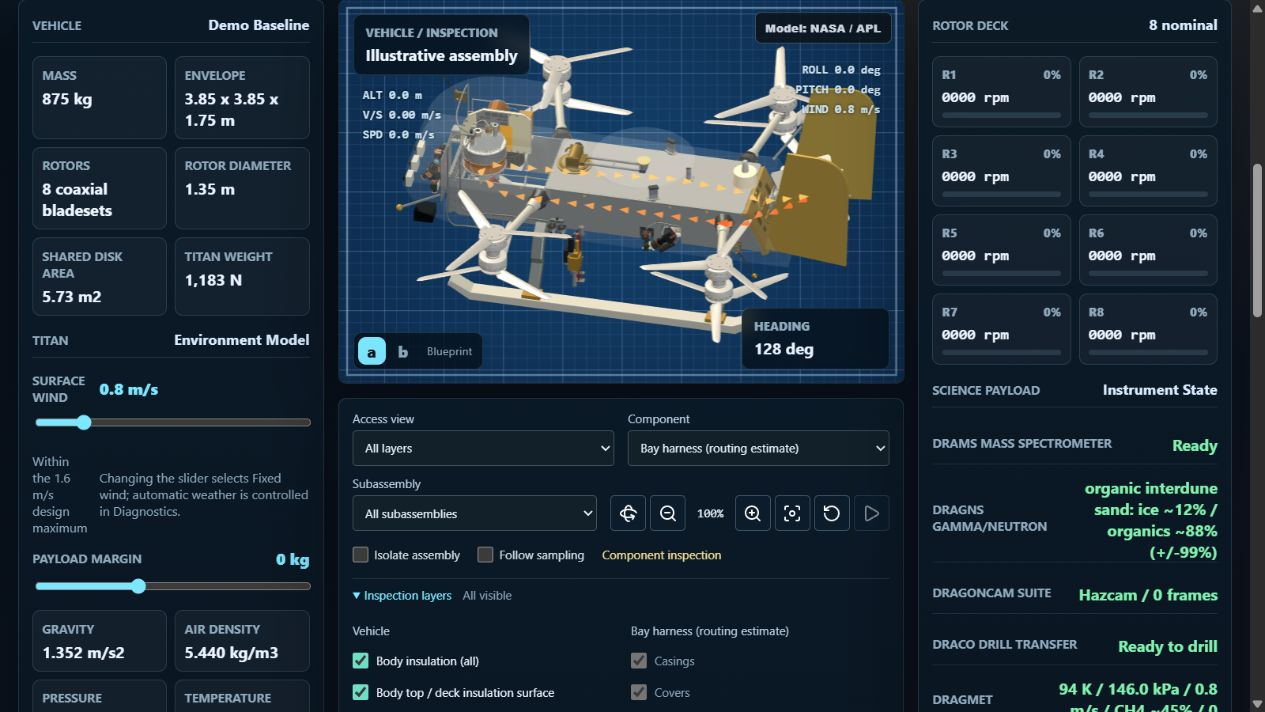
#> input picture research/harness-endpoints-2026-10-23/app-harness-context.png, 1265 x 712 px, given in place of photo-crop-bay-harness.jpg, which was not available
$ python make-comparison.py
#> lines starting #> are read from the running program, lines starting #| are printed output that depends on the picture; pictures that were not available may be replaced by others from this repository, and a replacement may not be noted
from pathlib import Path
from PIL import Image, ImageDraw, ImageFont, ImageOps

root = Path(__file__).resolve().parents[2]
here = Path(__file__).resolve().parent
canvas = Image.new('RGB', (1600, 1330), '#e5ecef')
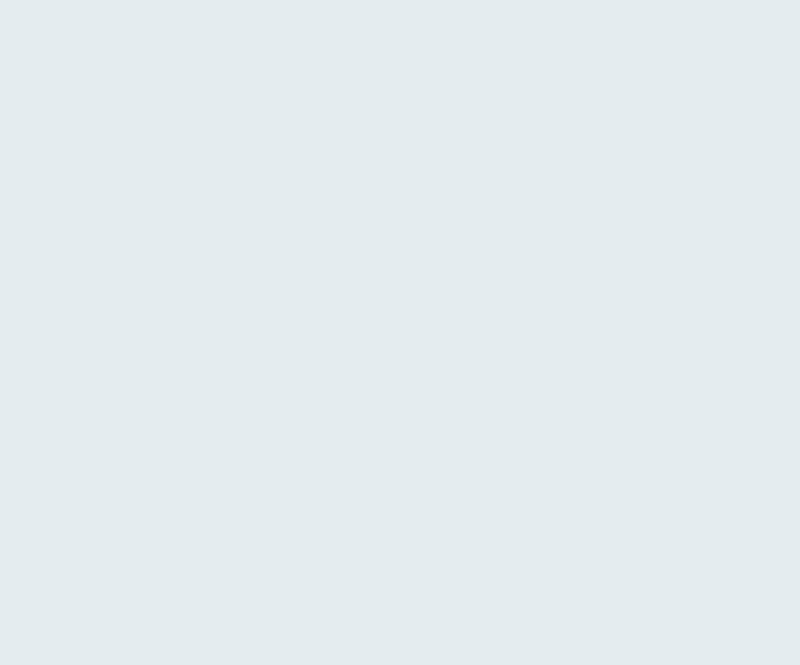
#> canvas: PIL image 1600x1330 RGB (shown at 1/2 size); mean R, G, B 229, 236, 239
draw = ImageDraw.Draw(canvas)
font = ImageFont.truetype('C:/Windows/Fonts/arial.ttf', 22)
small = ImageFont.truetype('C:/Windows/Fonts/arial.ttf', 17)
panels = [
    ('REAL: flight-fuselage wiring', root/'research/main-harness-2026-10-21/photo-crop-bay-harness.jpg', None,
     'NASA / Johns Hopkins APL / Ed Whitman. Appearance only; no circuit map.'),
    ('CAD: lower-camera arrangement', root/'research/sources/dragoncam-2026/dragoncam-p03.jpg', (.10, .23, .90, .475),
     'Clark et al. / MSSS, 2026, fig. 3. CAD, not hardware photograph.'),
    ('BEFORE: omitted port-camera branch', root/'archive/lower-camera-harness-2026-10-23/before/port.png', (0, .08, 1, .94),
     'Exact prior harness; camera leads present but branch absent.'),
    ('MODEL: port bypass and corrected joins', here/'model-port.png', (0, .08, 1, .94),
     'Amber is review highlighting. Hardware/wall translucent for inspection.'),
]
for index, (title, source, crop, credit) in enumerate(panels):
    x = 20 + (index % 2)*800
    y = 20 + (index // 2)*620
    draw.text((x, y), title, font=font, fill='#152d3b')
    image = Image.open(source).convert('RGB')
#> image is the input picture: PIL image 1265x712 RGB; mean R, G, B 32.5, 47.7, 60.4
    if crop:
        image = image.crop(tuple(int(v * (image.width if j % 2 == 0 else image.height)) for j, v in enumerate(crop)))
    image = ImageOps.contain(image, (760, 520), Image.Resampling.LANCZOS)
#> image: PIL image 760x428 RGB
    canvas.paste(image, (x+(760-image.width)//2, y+40+(520-image.height)//2))
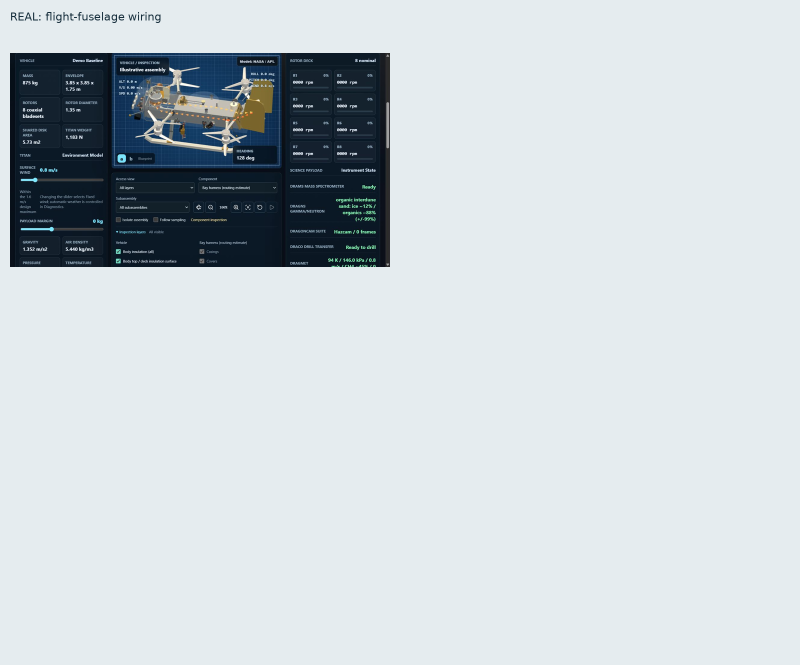
#> canvas: PIL image 1600x1330 RGB (shown at 1/2 size); mean R, G, B 198.8, 207.1, 211.6
    draw.text((x, y+570), credit, font=small, fill='#263d49')
#> pass 2 of the loop `for index, (title, source, crop, credit) in enumerate(panels):`:
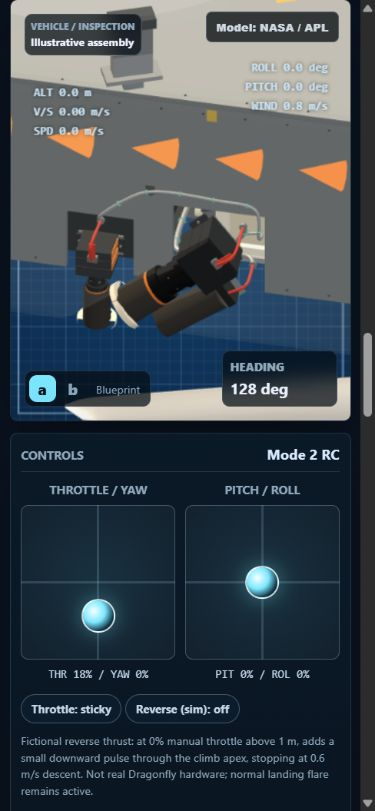
#> input picture research/harness-endpoints-2026-10-23/app-port-390.png, 375 x 811 px, given in place of dragoncam-p03.jpg, which was not available
#> image is the input picture: PIL image 375x811 RGB; mean R, G, B 59.6, 69.7, 77.7
#> `image = image.crop(tuple(int(v * (image.width if j % 2 == 0 else image..`:
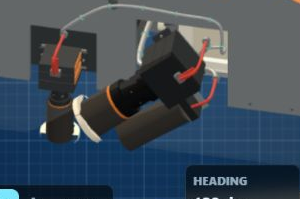
#> image: PIL image 300x199 RGB; mean R, G, B 61.8, 73.9, 85.8
#> `canvas.paste(image, (x+(760-image.width)//2, y+40+(520-image.height)//..`:
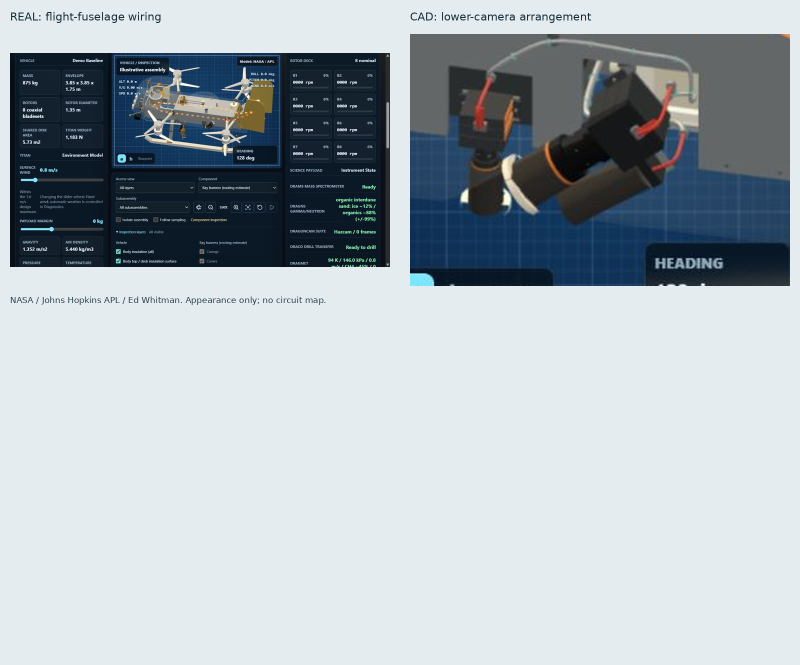
#> canvas: PIL image 1600x1330 RGB (shown at 1/2 size); mean R, G, B 168.4, 177.6, 183.7
draw.text((20, 1270), 'Codex / October 23, 2026. Routing/support estimates; geometric joins do not establish flight electrical mating.', font=small, fill='#263d49')
draw.text((20, 1300), 'No equipment moved. Main trunk/other routes unchanged. Actual sources and original/rejected models retained.', font=small, fill='#263d49')
canvas.save(here/'lower-camera-real-cad-before-after.jpg', quality=93)
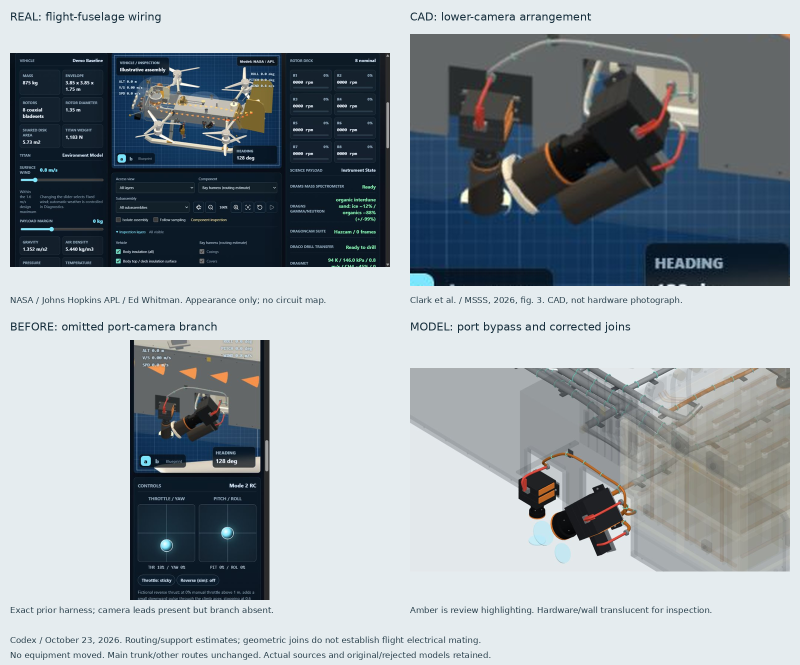
#> saved as lower-camera-real-cad-before-after.jpg: PIL image 1600x1330 RGB (shown at 1/2 size); mean R, G, B 146.2, 155, 160.9
